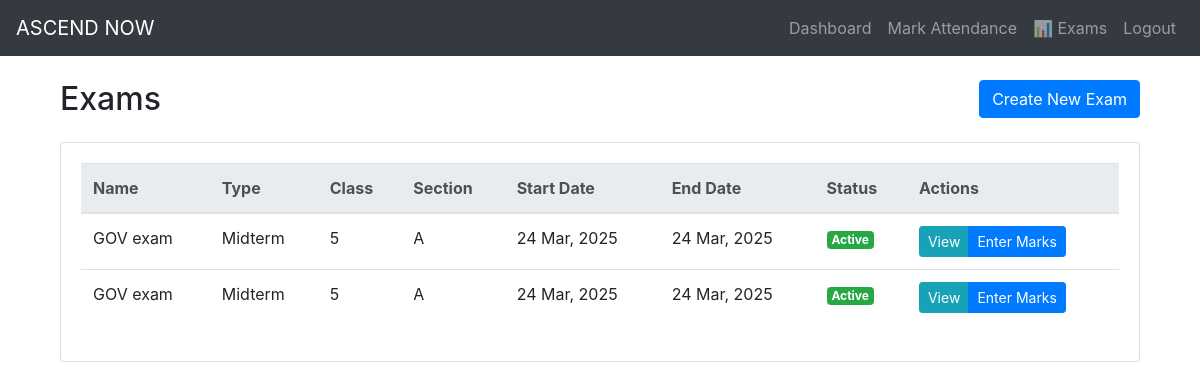
Page /exams (signed in) on the committed database.
### dashboard/models.py (models this page shows, shortened)
class Exam(db.Model):
    id = db.Column(db.Integer, primary_key=True)
    class_id = db.Column(db.Integer, db.ForeignKey('class.id'), nullable=False)
    section_id = db.Column(db.Integer, db.ForeignKey('section.id'), nullable=False)
    name = db.Column(db.String(100), nullable=False)
    exam_type = db.Column(db.Enum('Midterm', 'Final', 'Quiz', 'Assignment', name="exam_types"), nullable=False)
    start_date = db.Column(db.Date, nullable=False)
    end_date = db.Column(db.Date, nullable=False)
    is_active = db.Column(db.Boolean, default=True)
    marks = db.relationship('Mark', backref='exam', lazy=True)

class Class(db.Model):
    id = db.Column(db.Integer, primary_key=True)
    school_id = db.Column(db.Integer, db.ForeignKey('school.id'), nullable=False)
    class_name = db.Column(db.String(10), nullable=False)
    sections = db.relationship('Section', backref='class', lazy=True)
    subjects = db.relationship('Subject', backref='class', lazy=True)
    exams = db.relationship('Exam', backref='class', lazy=True)
    students = db.relationship('Student', backref='class', lazy=True)

class Section(db.Model):
    id = db.Column(db.Integer, primary_key=True)
    class_id = db.Column(db.Integer, db.ForeignKey('class.id'), nullable=False)
    section_name = db.Column(db.String(5), nullable=False)
    students = db.relationship('Student', backref='section', lazy=True)
    exams = db.relationship('Exam', backref='section', lazy=True)

### dashboard/views.py (the view)
@app.route('/exams', methods=['GET'])
@login_required
def exams():
    exams = Exam.query.all()
    return render_template('exams/index.html', exams=exams)

### dashboard/__init__.py (called while the page is built)
@login_manager.user_loader
def load_user(user_id):
    user = User.query.get(int(user_id))
    return user

### dashboard/models.py (called while the page is built)
    @property
    def is_authenticated(self):
        return True

### dashboard/templates/exams/index.html (shortened to what this page needs)
{% extends "base.html" %}
{% block content %}
<div class="container-fluid">
    <div class="row mb-3">
        <div class="col-md-6">
            <h2>Exams</h2>
        </div>
        <div class="col-md-6 text-right">
            <a href="{{ url_for('create_exam') }}" class="btn btn-primary">
                 Create New Exam
            </a>
        </div>
    </div>
    {% if exams %}
    <div class="card">
        <div class="card-body">
            <div class="table-responsive">
                <table class="table table-hover">
                    <thead class="thead-light">
                        <tr>
                            <th>Name</th>
                            <th>Type</th>
                            <th>Class</th>
                            <th>Section</th>
                            <th>Start Date</th>
                            <th>End Date</th>
                            <th>Status</th>
                            <th>Actions</th>
                        </tr>
                    </thead>
                    <tbody>
                        {% for exam in exams %}
                        <tr>
                            <td>{{ exam.name }}</td>
                            <td>{{ exam.exam_type }}</td>
                            <td>{{ exam.class.class_name }}</td>
                            <td>{{ exam.section.section_name }}</td>
                            <td>{{ exam.start_date.strftime('%d %b, %Y') }}</td>
                            <td>{{ exam.end_date.strftime('%d %b, %Y') }}</td>
                            <td>
                                {% if exam.is_active %}
                                <span class="badge badge-success">Active</span>
                                {% else %}
                                <span class="badge badge-secondary">Inactive</span>
                                {% endif %}
                            </td>
                            <td>
                                <div class="btn-group">
                                    <a href="{{ url_for('view_exam', exam_id=exam.id) }}" class="btn btn-sm btn-info">
                                         View
                                    </a>
                                    <a href="{{ url_for('enter_marks', exam_id=exam.id) }}" class="btn btn-sm btn-primary">
                                         Enter Marks
                                    </a>
                                </div>
                            </td>
                        </tr>
                        {% endfor %}
                    </tbody>
                </table>
            </div>
        </div>
    </div>
    {% else %}
    <div class="alert alert-info">
        <p>No exams found. <a href="{{ url_for('create_exam') }}">Create one now</a>.</p>
    </div>
    {% endif %}
</div>
{% endblock %}

### rows in the picture
Exam: name "GOV exam", exam_type "Midterm", class.class_name "5", section.section_name "A", start_date "24 Mar, 2025", end_date "24 Mar, 2025", is_active "Active"
Exam: name "GOV exam", exam_type "Midterm", class.class_name "5", section.section_name "A", start_date "24 Mar, 2025", end_date "24 Mar, 2025", is_active "Active"
